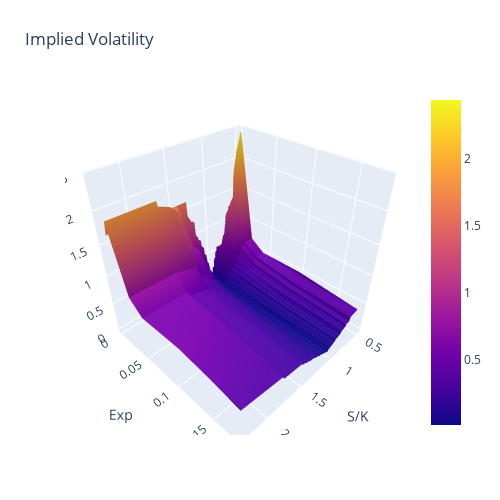

The code cell stored with this chart in its notebook:
### Code cell
#LINEAR INTERPOLATION
new_df = option.df[['moneyness', '_T', 'I_VOL_BS']]
new_df = new_df.pivot(index = '_T',columns='moneyness', values='I_VOL_BS')

new_df=new_df.interpolate(method='linear',axis=1,limit_direction='both')
z = new_df
x = list(new_df.columns)
y = list(new_df.index)


fig = go.Figure(data=[go.Surface(z=z, x=x, y=y)])
fig.update_layout(title='Implied Volatility', autosize=False,
                  width=500, height=500,
                  margin=dict(l=65, r=50, b=65, t=90))
fig.update_scenes(xaxis_title_text='S/K', yaxis_title_text='Exp', zaxis_title_text='IV') 
fig.show()

### Figure 1 — Plotly figure (JSON) as saved in the notebook; plotly's stock layout.template omitted (floating-point values rounded to 4 significant figures; data arrays with more than 128 entries replaced by an {"elided": "..."} marker saying what was removed)
{"data": [{"type": "surface", "x": [0.4902, 0.4933, 0.5036, 0.5702, 0.6123, 0.6215, 0.6225, 0.6234, 0.6274, 0.683, 0.6837, 0.6847, 0.6848, 0.69, 0.7124, 0.713, 0.7423, 0.7602, 0.7606, 0.7618, 0.7671, 0.7771, 0.7791, 0.7791, 0.813, 0.8147, 0.8153, 0.855, 0.857, 0.8571, 0.8575, 0.8611, 0.8786, 0.8791, 0.9016, 0.9018, 0.9018, 0.9023, 0.9252, 0.9252, 0.9253, 0.9508, 0.952, 0.9522, 0.9524, 0.9531, 0.9784, 0.9788, 0.9793, 0.9794, 0.9795, 0.9851, 1.007, 1.007, 1.008, 1.008, 1.009, 1.035, 1.038, 1.039, 1.07, 1.071, 1.071, 1.072, 1.072, 1.102, 1.102, 1.104, 1.141, 1.142, 1.142, 1.142, 1.143, 1.15, 1.181, 1.181, 1.181, 1.22, 1.223, 1.224, 1.224, 1.224, 1.265, 1.269, 1.314, 1.318, 1.318, 1.318, 1.319, 1.368, 1.369, 1.371, 1.372, 1.38, 1.427, 1.427, 1.428, 1.552, 1.709, 1.71, 1.714, 1.716, 1.725, 2.287, 2.301], "y": [0.00159, 0.00433, 0.02351, 0.04269, 0.1002, 0.1769], "z": {"elided": "6x105 float values"}}], "layout": {"autosize": false, "height": 500, "margin": {"b": 65, "l": 65, "r": 50, "t": 90}, "scene": {"xaxis": {"title": {"text": "S/K"}}, "yaxis": {"title": {"text": "Exp"}}, "zaxis": {"title": {"text": "IV"}}}, "title": {"text": "Implied Volatility"}, "width": 500}}
